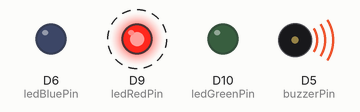
The sketch below on a simulated Arduino Nano 33 IoT. Shown: output pins drawn as LEDs (lit = HIGH), buzzer (waves = sounding). Dashed ring = blinking. What the sketch prints to the serial monitor is not drawn.

Above: at 0.5 s.
Timing chart, 0 to 4.6 s (numbered marks = the images above):
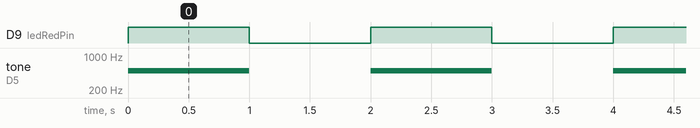

Measured:
- by itself, D9 (ledRedPin): alternates HIGH for 1.0 s and LOW for 1.0 s
- by itself, tone on D5 (buzzerPin): alternates 500 Hz for 1.0 s and silent for 1.0 s

The sketch:

tests.ino
```cpp
//  What does the line “while (! Serial);” do in an Arduino program?
//
//  On boards with an FT232 chip or other USB->Serial bridge chip (Uno, Mega, etc) it does absolutely nothing.
//  On boards with a direct USB connection, such as the Leonardo or the Yùn it waits for an active serial connection to be established by the PC (i.e., for the serial port to be opened by a piece of software).
//  When you open the serial port of a board like the Uno or Mega the whole board usually resets*, so opening the serial port allows you to see the first bits of the serial data. On the Leonardo etc it doesn't reset when you open the serial, so any serial output during the setup() function would be missed. Adding that line makes the board pause until you open the serial port, so you get to see that initial bit of data.
//  *) Unless you specifically write some software that doesn't assert DTR when you open the port
//


#include <Arduino_LSM6DS3.h>

const int buttonPin = 4;
const int buzzerPin = 5;
const int ledRedPin = 9;
const int ledGreenPin = 10;
const int ledBluePin = 6;
const int joystickPin = 7;
const int joystickPinX = A0;
const int joystickPinY = A1;

void setup() {
  // put your setup code here, to run once:

  Serial.begin(9600);

  // while (! Serial);

  if (!IMU.begin()) {
    Serial.println("Failed to initialize IMU!");

    while (1);
  }

  Serial.print("Accelerometer sample rate = ");
  Serial.print(IMU.accelerationSampleRate());
  Serial.println(" Hz");
  Serial.println();
  Serial.println("Acceleration in G's");
  Serial.println("X\tY\tZ");

  pinMode(buttonPin, INPUT);
  pinMode(buzzerPin, OUTPUT);
  pinMode(ledRedPin, OUTPUT);
  pinMode(ledGreenPin, OUTPUT);
  pinMode(ledBluePin, OUTPUT);
  pinMode(joystickPin, INPUT_PULLUP);
  pinMode(joystickPinX, INPUT);
  pinMode(joystickPinY, INPUT);

//  analogWrite(ledBluePin, 255);

}

void loop() {
  // put your main code here, to run repeatedly:

//  delay(5000);

  tone(buzzerPin, 500); // Send 1KHz sound signal...
  analogWrite(ledRedPin, 255);
  delay(1000);        // ...for 1 sec
  noTone(buzzerPin);     // Stop sound...
  analogWrite(ledRedPin, 0);
  delay(1000);        // ...for 1sec


  Serial.println(">");
//  Serial.println(analogRead(joystickPinX));
//
//  Serial.println(analogRead(joystickPinY));
//
//  Serial.println(digitalRead(joystickPin)); // 1 when depressed, 0 when pressed
//  Serial.println(digitalRead(buttonPin));


//  analogWrite(ledRedPin, 255);   // set PWM value for red
//  analogWrite(ledGreenPin, 165); // set PWM value for green
//  analogWrite(ledBluePin, 0);    // set PWM value for blue

//  tone(buzzerPin, 1000); // Send 1KHz sound signal...
//  delay(1000);        // ...for 1 sec
//  noTone(buzzerPin);     // Stop sound...
//  delay(1000);        // ...for 1sec

//  if (digitalRead(buttonPin) == HIGH)
//  {
//     analogWrite(ledRedPin, 255);
//     analogWrite(ledGreenPin, 0);
//     analogWrite(ledBluePin, 0);
//  }
//  else
//  {
//    analogWrite(ledRedPin, 0);
//    analogWrite(ledGreenPin, 255);
//    analogWrite(ledBluePin, 0);
//  }
}
```
